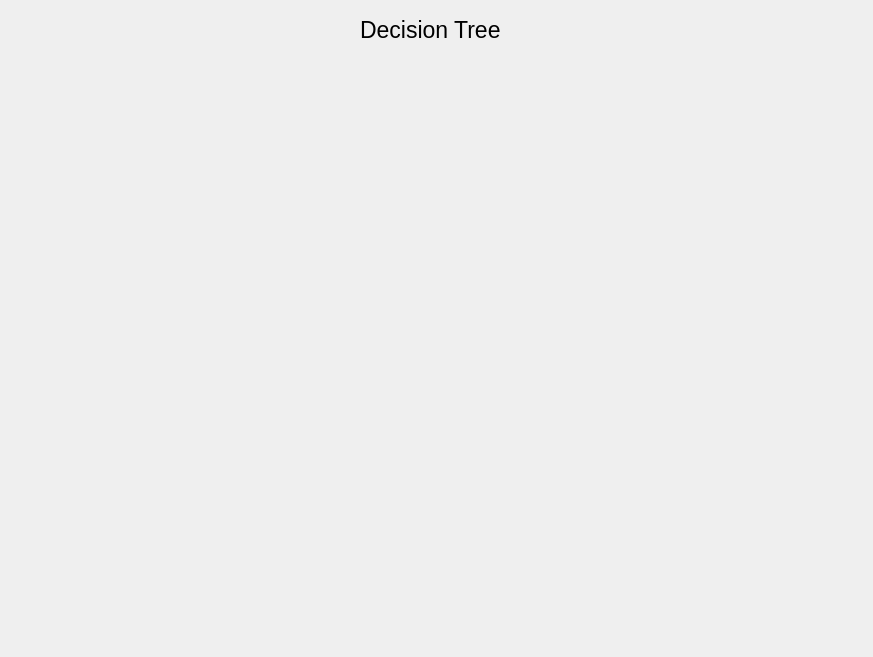
<?xml version="1.0" encoding="UTF-8"?>
<ui version="4.0">
 <class>Form</class>
 <widget class="QWidget" name="Form">
  <property name="geometry">
   <rect>
    <x>0</x>
    <y>0</y>
    <width>873</width>
    <height>657</height>
   </rect>
  </property>
  <property name="windowTitle">
   <string>Form</string>
  </property>
  <widget class="QLabel" name="label">
   <property name="geometry">
    <rect>
     <x>360</x>
     <y>20</y>
     <width>141</width>
     <height>20</height>
    </rect>
   </property>
   <property name="font">
    <font>
     <pointsize>17</pointsize>
    </font>
   </property>
   <property name="text">
    <string>Decision Tree</string>
   </property>
  </widget>
  <widget class="QFrame" name="verticalFrame">
   <property name="geometry">
    <rect>
     <x>40</x>
     <y>60</y>
     <width>791</width>
     <height>571</height>
    </rect>
   </property>
   <layout class="QVBoxLayout" name="verticalLayout">
    <item>
     <widget class="QLabel" name="label_2">
      <property name="text">
       <string/>
      </property>
     </widget>
    </item>
   </layout>
  </widget>
 </widget>
 <resources/>
 <connections/>
</ui>
